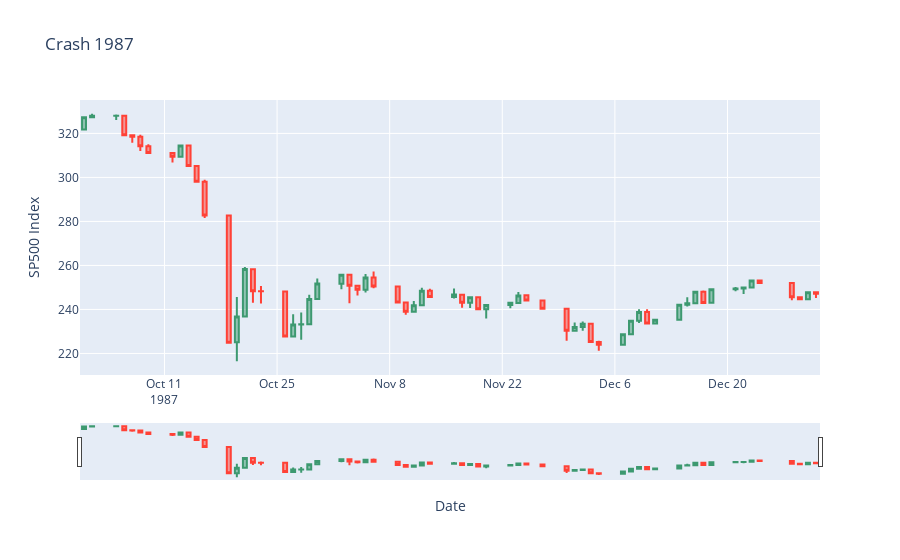

Notebook cell for this chart:
### Code cell
fig = go.Figure(data=[go.Candlestick(x=df_1987['Date'],
                open=df_1987['Open'],
                high=df_1987['High'],
                low=df_1987['Low'],
                close=df_1987['Close'],                
                )])


fig.update_layout(
    title='Crash 1987',
    yaxis_title='SP500 Index',
    xaxis_title='Date'
)

fig.show()
